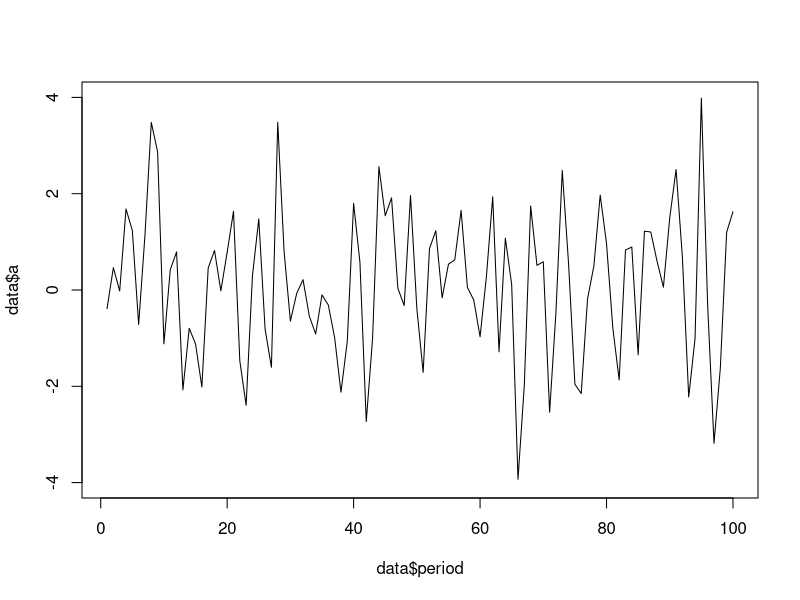
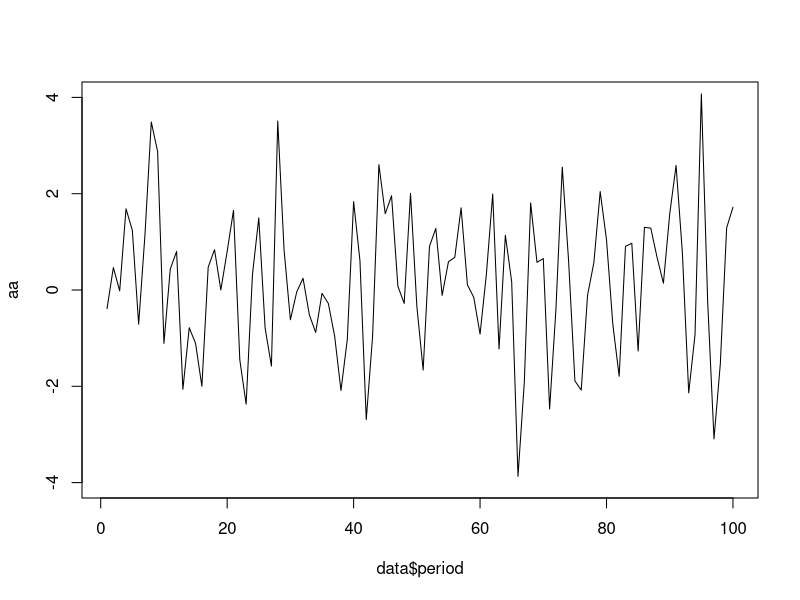
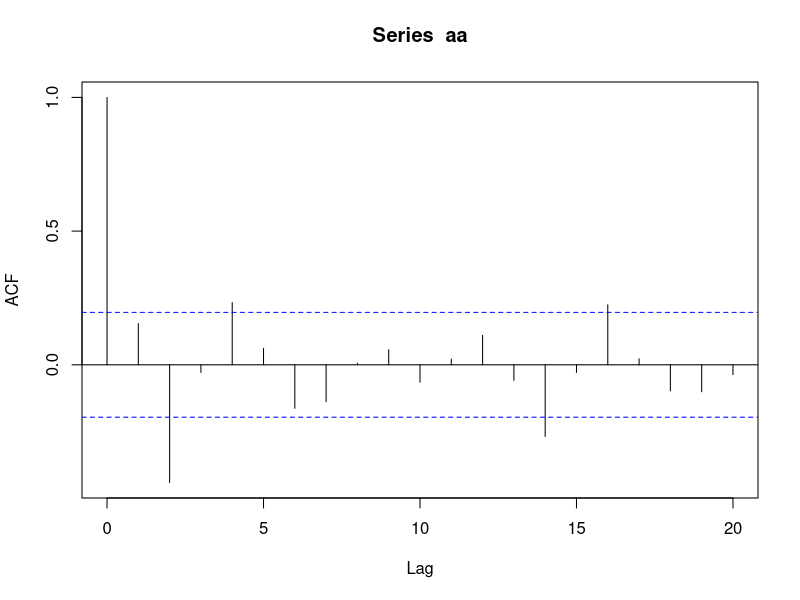
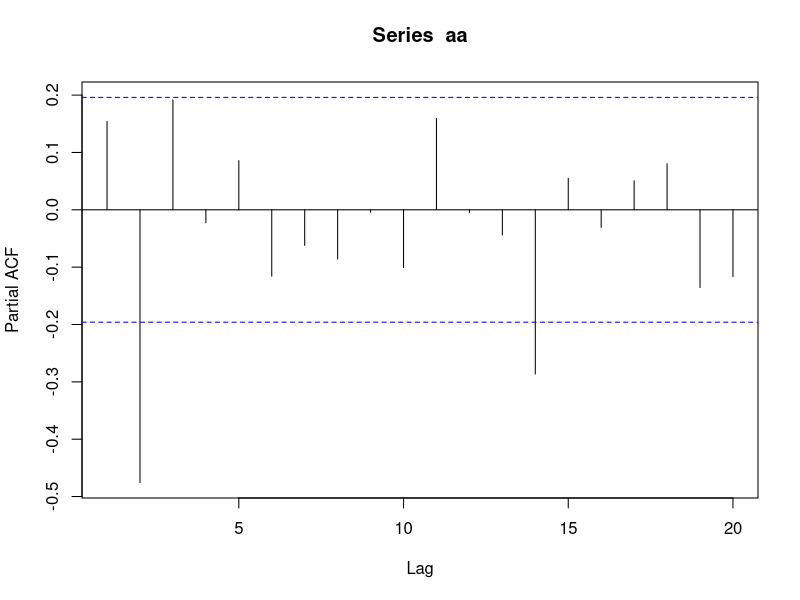
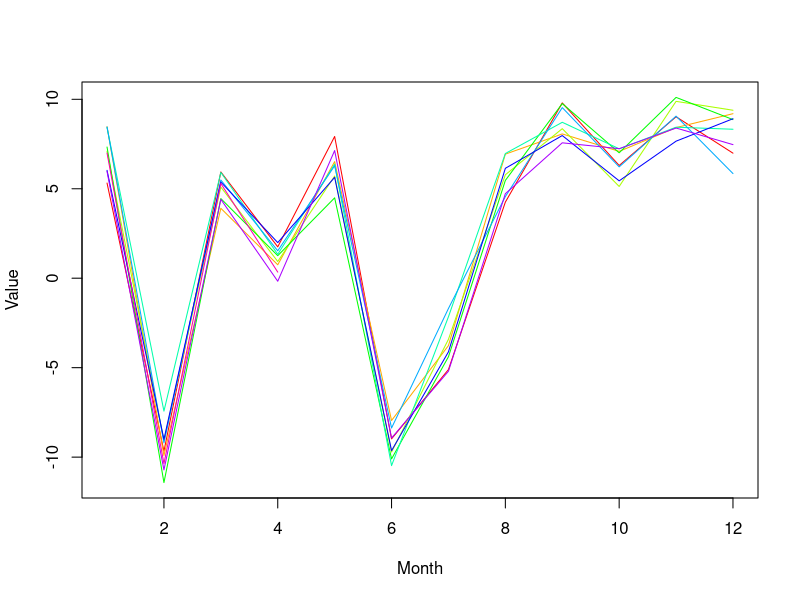

Recreate these plots in R, in order. (Note: this script raises an error after producing the figures.)


data <- read.csv("Data/mysterytsUW.csv")
data$period <- seq(1,100,1)
library(RColorBrewer)

plot(x=data$period, y=data$a, type="l", ylim=range(-4,4))



#trend
fit.a <- lm(a ~ period, data=data)
summary(fit.a)
beta.a <- fit.a$coefficients[2]


aa<-NULL
for (i in 1:100){
  aa[i] <- data$a[i] - beta.a*data$period[i]
}

detrend.ts <- function(ts=NULL, beta=NULL, period=NULL){
  detrend <- NULL
  for (i in 1:length(ts)){
    detrend[i] <- ts[i] - beta*period[i]
  }
  return(detrend)
}

plot(x=data$period, y=aa, type="l", ylim=range(-4,4))

acf(aa)
pacf(aa)


#seasonality
plot(1,type='n',xlim=c(1,12), ylim=range(min(data$j),max(data$j)), xlab='Month', ylab='Value')
lines(data$j[1:12], type='l', col=rainbow(9)[1])
lines(data$j[13:24], type='l', col=rainbow(9)[2])
lines(data$j[25:36], type='l', col=rainbow(9)[3])
lines(data$j[37:48], type='l', col=rainbow(9)[4])
lines(data$j[49:60], type='l', col=rainbow(9)[5])
lines(data$j[61:72], type='l', col=rainbow(9)[6])
lines(data$j[73:84], type='l', col=rainbow(9)[7])
lines(data$j[85:96], type='l', col=rainbow(9)[8])
lines(data$j[97:100], type='l', col=rainbow(9)[9])

#Look at the monthly cycle by plotting each year separately

# Make some colors
col <- brewer.pal(8, "Blues")

# Gather the data (sort the number of deaths by month and year in a matrix)
datamat <- matrix(parts[[10]],nrow=12,ncol=length(parts[[10]])/12, byrow=FALSE)

# Repeat them as many times as needed
col <-  as.vector(t(matrix(col, nrow=length(col), ncol=ceiling(ncol(datamat)/length(col)))))

# Plot each year over the months
matplot(datamat, type="l", col=col, lty=1, xaxt="n", xlab="Month",
        main=paste0(c("Seasonality",num.index[10])))
axis(1, at=1:12, labels=c("J", "F", "M", "A", "M", "J", "J", "A", "S", "O", "N", "D"))
abline(a=0,b=0,lty="dashed")
#dev.off()



#ARMA
acf(data$a)
pacf(data$a)


#loop
num.index <- seq(1,18,1)

parts <- NULL
for (i in 1:18){
  parts[[i]] <- data[,i]
}

for (i in 1:18){
  plot(x=data$period, y=parts[[i]], type="l", ylim=range(min(parts[[i]]),max(parts[[i]])), main=num.index[i])
}

beta <- NULL
fit <- NULL
summary <- NULL

for (i in 1:18){
  fit[[i]] <- lm(parts[[i]] ~ data$period)
  summary[[i]] <- summary(fit[[i]])
  beta[i] <- fit[[i]]$coefficients[2]
}

#detrend
detrended <- NULL

detrended[[18]] <- detrend.ts(ts=parts[[18]], beta[18], period=data$period)
detrended[[1]]
